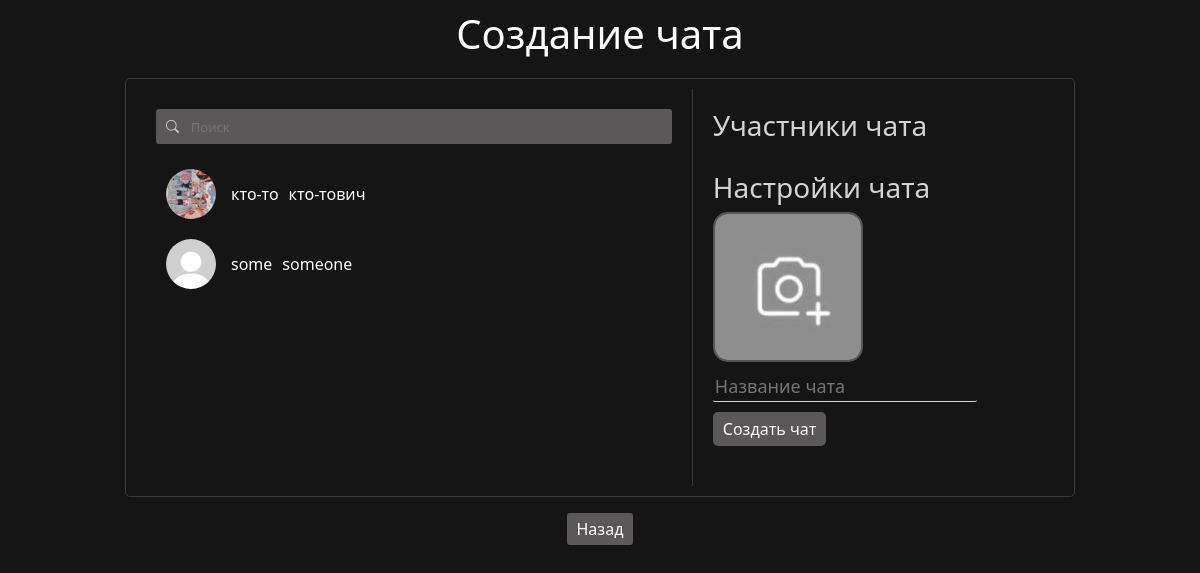
The app's page /create_chat (signed in), older data.
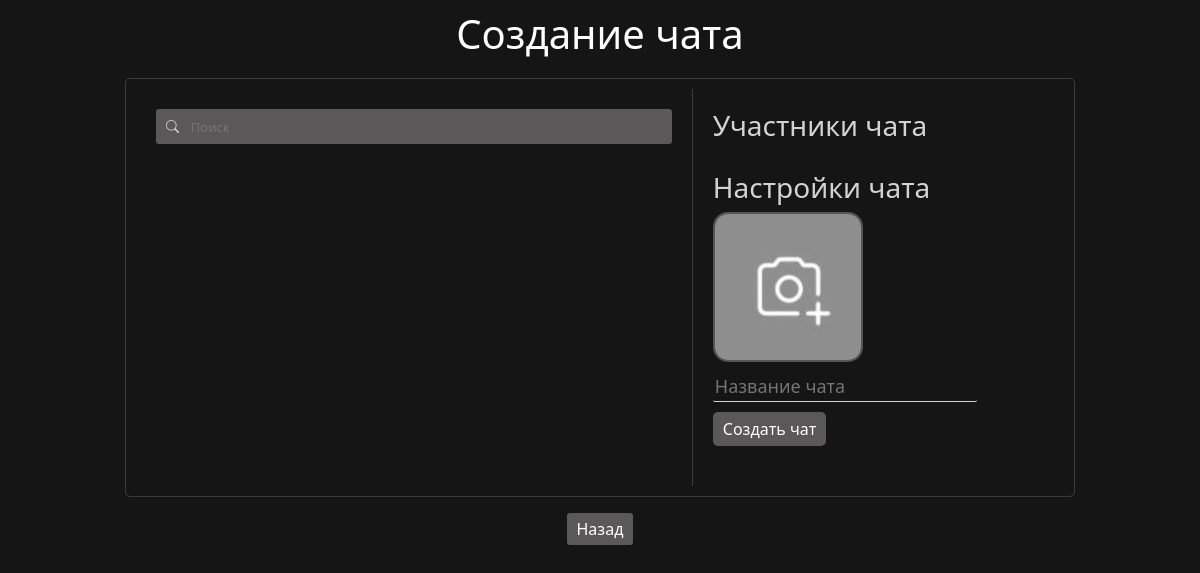
The same page, newer data.
### data/users.py (models this page shows, shortened)
class User(SqlAlchemyBase, UserMixin, SerializerMixin):
    __tablename__ = "users"
    id = sqlalchemy.Column(sqlalchemy.Integer, primary_key=True, autoincrement=True)
    surname = sqlalchemy.Column(sqlalchemy.String)
    name = sqlalchemy.Column(sqlalchemy.String)
    age = sqlalchemy.Column(sqlalchemy.Integer)
    city = sqlalchemy.Column(sqlalchemy.String)
    email = sqlalchemy.Column(sqlalchemy.String, unique=True)
    hashed_password = sqlalchemy.Column(sqlalchemy.String)
    post_ids = sqlalchemy.Column(sqlalchemy.String)
    comment_ids = sqlalchemy.Column(sqlalchemy.String)
    post_like_ids = sqlalchemy.Column(sqlalchemy.String)
    post_like_guide_category_ids = sqlalchemy.Column(sqlalchemy.String)
    post_like_ideas_category_ids = sqlalchemy.Column(sqlalchemy.String)
    post_like_mems_category_ids = sqlalchemy.Column(sqlalchemy.String)
    post_like_common_category_ids = sqlalchemy.Column(sqlalchemy.String)
    friends_ids = sqlalchemy.Column(sqlalchemy.String)
    friends_requests = sqlalchemy.Column(sqlalchemy.String)
    own_requests = sqlalchemy.Column(sqlalchemy.String)
    chats_ids = sqlalchemy.Column(sqlalchemy.String)
    img_profile = sqlalchemy.Column(sqlalchemy.String)
    img_avatar = sqlalchemy.Column(sqlalchemy.String)
    sex = sqlalchemy.Column(sqlalchemy.String)
    private_chat_ids = sqlalchemy.Column(sqlalchemy.String)
    modified_date = sqlalchemy.Column(sqlalchemy.DateTime, default=datetime.datetime.now)
    comments = orm.relationship("Comments", back_populates='user')
    posts = orm.relationship("Posts", back_populates='user')

### server.py (the view)
@app.route("/create_chat", methods=["GET", "POST"])
def create_chat():
    if not current_user.is_authenticated:
        return redirect("/")
    form = SerchUserForm()
    if form.validate_on_submit() and form.serch_user_id.data:
        return redirect(f"/id/{form.serch_user_id.data}")
    db_sess = db_session.create_session()
    friends = []
    if current_user.friends_ids:
        for i in str(current_user.friends_ids).split(","):
            friends.append(db_sess.query(User).filter(User.id == int(i)).first())
    html = f.render_template(r"create_chat.html", friends=friends)
    return html

### forms/serch_user.py
class SerchUserForm(FlaskForm):
    serch_user_id = StringField()

### data/db_session.py (called while the page is built)
def create_session() -> Session:
    global __factory
    return __factory()

### server.py (called while the page is built)
@login_manager.user_loader
def load_user(user_id):
    db_sess = db_session.create_session()
    return db_sess.query(User).get(user_id)

### templates/create_chat.html (shortened to what this page needs)
<!DOCTYPE html>
<html lang="en">
    <head>
        <link rel="stylesheet"
        href="https://cdn.jsdelivr.net/npm/bootstrap@5.0.0-beta1/dist/css/bootstrap.min.css"
>
            <link href="https://cdn.jsdelivr.net/npm/bootstrap@5.3.2/dist/css/bootstrap.min.css" rel="stylesheet">
        <link rel="stylesheet" href="https://cdn.jsdelivr.net/npm/bootstrap-icons@1.8.1/font/bootstrap-icons.css">
        <link rel="stylesheet" type="text/css" href="../static/css/style.css" />
    </head>
<body>
    <h1 style="text-align: center; color: white; margin-bottom: 20px; margin-top: 10px;">{% if members %}Редактирование чата{% else %}Создание чата{% endif %}</h1>
    <div class="create-chat-container">
        <div class="friends-list">
            <form style="position: static; top: 0; margin-bottom: 15px; width: 100%; display: flex; flex-direction: row;" class="serch-form" method="post" id="friend-form">
                <i style="margin-left: 0;" class="bi bi-search serch-img"></i><input class="serch friends-serch" type="text" placeholder="Поиск">
            </form>
            {% for i in friends %}
                <div class="friend-item" data-friend-id="{{i.id}}">
                    <div class="avatar-and-name-friend">
                        <div class="friend-avatar-box-create-chat">
                            <a href="/id/{{i.id}}"><img class="friend-avatar-create-chat" {% if i.img_avatar %} src="{{i.img_avatar}}" {% else %} src="../static/img/avatar.jpg" {% endif %} alt=""></a>
                        </div>
                        <p style="margin-right: 10px;" class="name-friend-create-chat">{{i.name}}</p>
                        <p class="name-friend-create-chat">{{i.surname}}</p>
                    </div>
                </div>
            {% endfor %}
        </div>
        <div class="chat-creation-panel">
            <div class="selected-friends">
                <h3 style="text-align: left;">Участники чата</h3>
            </div>
            <div style="text-align: left;" class="chat-details">
                <h3 style="text-align: left;">Настройки чата</h3>
                <div class="chat-avatar-upload">
                    <label for="chat-avatar">
                        <img id="chat-avatar-preview" {% if chat_avatar %} src="{{chat_avatar}}" {% else %} src="../static/img/chat.png" {% endif %} alt="Аватар чата">
                    </label>
                </div>
                <input style="margin-top: 10px; text-align: left;" type="text" class="chat-name" placeholder="Название чата" {% if chat_name %} value="{{chat_name}}" {% endif %}>
                <br>
                <button style="text-align: left;" class="create-chat-button">{% if members %}Изменить чат{% else %}Создать чат{% endif %}</button>
            </div>
        </div>
    </div>
    <div style="width: 100%; text-align: center; margin-top: 20px;"><a class="back-create-chat" href="/chats">Назад</a></div>
</body>
</html>

### static/css/style.css (style rules this page uses)
body { background-color: #151515; }
.serch-form { display: inline-block; }
.serch { box-sizing: border-box; border: none; background-color: #5a5858; color: lightgray; outline: 0; border-radius: 0px 3px 3px 0px; height: 35px; font-size: 13px; }
.serch-img { position: relative; display: inline-block; background-color: #5a5858; color: lightgray; border-radius: 3px 0px 0px 3px; height: 35px; width: 35px; text-align: center; line-height: 35px; font-size: 13px; margin-left: 20px; }
.friends-serch { width: 100%; }
.create-chat-container { display: flex; width: 100%; min-width: 943.3px; max-width: 950px; max-height: 500px; margin: 0 auto; border: 1px solid #3d3a3a; border-radius: 5px; padding: 10px; }
.friends-list { max-height: 500px; overflow: auto; width: 60%; padding: 20px; border-right: 1px solid #3d3a3a; overflow-y: auto; }
.chat-creation-panel { overflow: auto; width: 40%; padding: 20px; }
.chat-avatar-upload { position: relative; width: 150px; height: 1 }
.chat-avatar-upload { position: relative; overflow: hidden; width: 150px; height: 150px; border: 2px solid #555; border-radius: 15px; display: flex; justify-content: center; align-items: center; cursor: pointer; }
.selected-friends h3, .chat-details h3 { color: lightgray; }
.chat-name { margin-top: 10px; outline: none; border: none; color: lightgray; border-bottom: lightgray 1px solid; border-radius: 2px; background-color: transparent; }
.create-chat-button { border: none; margin-top: 10px; border-radius: 5px; padding: 5px 10px; color: white; background-color: #5a5858; }
.back-create-chat { color: white; text-decoration: none; background-color: #5a5858; border-radius: 3px; padding: 5px 10px; }
.chat-details { text-align: center; margin-bottom: 20px; }
.chat-name { font-size: 18px; margin: 0; }

Row changes from the older to the newer data that the page shows:
removed User: shows a picture, name "кто-то", surname "кто-тович"
removed User: name "some", surname "someone"
